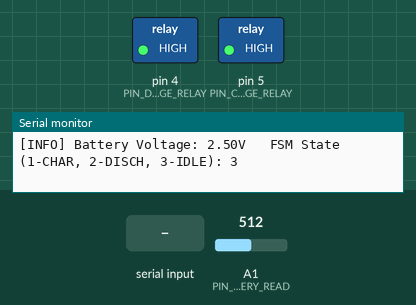
A sketch run on a simulated Arduino Uno, built with avr-gcc and run on an emulated ATmega328P. Shown: switched loads named in the sketch (green lamp = pin HIGH), the last lines printed to the serial monitor. The test bench sets the inputs (shaded band); at power-on: A1 (PIN_BATTERY_READ) = 512.

Above: at 1.2 s.
1.3 s: "CHARGE\n" received over Serial
At 3.5 s:
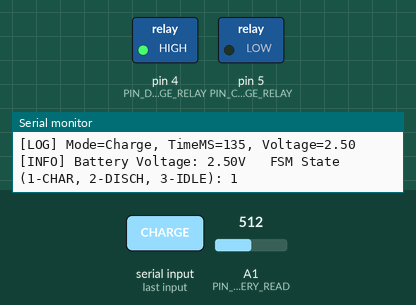
3.8 s: "DISCHARGE_MAX\n" received over Serial
At 5.1 s:
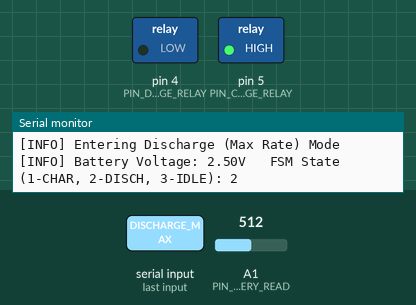
Timing chart, 0 to 15.1 s (numbered marks = the images above; inputs shaded):
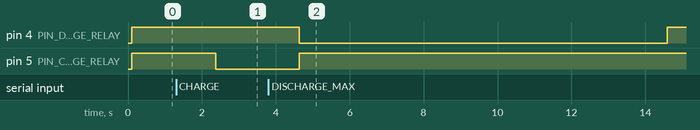

Measured:
- after the input at 1.3 s, pin 5 (PIN_CHARGE_RELAY): HIGH → LOW after 1.1 s
- after the input at 3.8 s, pin 4 (PIN_DISCHARGE_RELAY): HIGH → LOW after 0.83 s, → HIGH 10.0 s later; pin 5 (PIN_CHARGE_RELAY): LOW → HIGH after 0.83 s

The sketch:

MainController.ino
```cpp
/*
 * System for Managing Battery Charging/Discharing through a Constant Load (to be improved to constant current)
 */

/* Connection Specification:
 *  - A0: Battery Positive
 *  - D4: Discharge Relay Control (LOW: Discharge, HIGH: Disconnect)
 *  - D5: Charge Relay Control (LOW: Charge, HIGH: Disconnect)
 *
 *  - Battery Positive into COM on Both Relay
 *  - Charge Circuit into NO on Charge Relay
 *  - Discharge Circuit into NO on Discharge Relay
 */


// State Definitions
#define STATE_CHARGE    1
#define STATE_DISCHARGE 2
#define STATE_IDLE      3

// Pin Config
const int PIN_CHARGE_RELAY = 5;
const int PIN_DISCHARGE_RELAY = 4;
const int PIN_BATTERY_READ = A1;

// Settings Config
const int batteryReadAverageCount = 5; // number of values to average
const float batteryChargeMin = 4.20; // minimum value to charge up to
const float batteryDischargeMin = 3.4; // lowest value to discharge to
const float batteryDischargeStabilizeTime = 4000; // ms to wait after stopping discharge to measure
const float batteryDischargeCheckPeriod = 10; // seconds to wait after stopping discharge to measure
const int loopDelayMS = 1000; // how long to delay between main loop interations
const int enableAutoStateChanges = false; // whether to automatically cycle from charging to discharging and back (old feature, now disabled)

// Logging Variables
int chargeCount = 0, dischargeCount = 0;
int currentState = STATE_IDLE;
long lastDischargeCheckTime = millis(); // last time to check when the discharge voltage was checked

long dischargeStartTime = 0;
long chargeStartTime = 0;


void setup() {
  // Set Pinmodes
  pinMode(PIN_CHARGE_RELAY, OUTPUT);
  pinMode(PIN_DISCHARGE_RELAY, OUTPUT);

  // Enable Serial
  Serial.begin(9600);
}

void loop() {
  if (Serial.available()) {
    String serialCommand = Serial.readStringUntil('\n');

    if (serialCommand.equals("IDLE")) {
      Serial.println("[INFO] Entering Idle Mode");

      currentState = STATE_IDLE;

    }

    else if (serialCommand.equals("CHARGE")) {
      Serial.println("[INFO] Entering Charge Mode");

      currentState = STATE_CHARGE;

      chargeStartTime = millis();
    }

    else if (serialCommand.equals("DISCHARGE_MAX")) {
      Serial.println("[INFO] Entering Discharge (Max Rate) Mode");

      currentState = STATE_DISCHARGE;

      lastDischargeCheckTime = millis();
      dischargeStartTime = millis();
    }

    else {
      Serial.print("[ERROR] Invalid Command Received: "); Serial.print(serialCommand); Serial.println("");
    }
  }

  // check whether to charge or discharge
  float batVoltage = readBatteryVoltage();

  // print out some info
  Serial.print("[INFO] Battery Voltage: "); Serial.print(batVoltage); Serial.print("V \t");
  Serial.print("FSM State (1-CHAR, 2-DISCH, 3-IDLE): "); Serial.print(currentState); Serial.println("");


  // check whether to charge or discharge
  if (currentState == STATE_CHARGE) {
    // in charge mode

    // Log the charge data
    Serial.print("[LOG] Mode=Charge, TimeMS="); Serial.print(millis()-chargeStartTime);
    Serial.print(", Voltage="); Serial.print(batVoltage); Serial.println("");


    setRelayStates(STATE_CHARGE);

    // next-state check
    if (batVoltage > batteryChargeMin) { // in the future, look into using the LED indicators on charge module

      // battery charged enough, discharge/idle now
      Serial.print("[LOG] Mode=Charge, Status=Done Charging, TimeMS="); Serial.print(millis()-chargeStartTime);
      Serial.print(", Voltage="); Serial.print(batVoltage); Serial.println("");

      if (enableAutoStateChanges) {
        Serial.println("[INFO] Switch to Discharge\t");
        currentState = STATE_DISCHARGE;
        lastDischargeCheckTime = millis();
        dischargeStartTime = millis();
      }
      else {
        Serial.println("[INFO] Switch to Idle\t");
        currentState = STATE_IDLE;
        //lastDischargeCheckTime = millis();
        //dischargeStartTime = millis();
      }
    }
   }

   else if (currentState == STATE_DISCHARGE) {
    // in discharge mode
    // set to discharge mode
    setRelayStates(STATE_DISCHARGE);

    // check to see if discharge should stop (passed theshold time)
    if (millis() - lastDischargeCheckTime >= batteryDischargeCheckPeriod * 1000) {
      // set into literal nothing mode
      setRelayStates(STATE_IDLE);

      // wait a while to stabilize
      Serial.print("[INFO] Stabilize Voltage: ");
      for (int i = 0; i < batteryDischargeStabilizeTime; i += 1000) {
        batVoltage = readBatteryVoltage();
        Serial.print(batVoltage);
        Serial.print("v, ");
        delay(1000);
      }
      Serial.println("");

      // Log the discharge data
      Serial.print("[LOG] Mode=Discharge, TimeMS="); Serial.print(millis()-dischargeStartTime);
      Serial.print(", Voltage="); Serial.print(batVoltage);
      Serial.print(", Current="); Serial.print(0); Serial.println("");

      // next-state check
      if (batVoltage < batteryDischargeMin) {
        // battery discharged to limit, charge/idle now

        // battery charged enough, discharge/idle now
        Serial.print("[LOG] Mode=Discharge, Status=Done Discharging, TimeMS="); Serial.print(millis()-chargeStartTime);
        Serial.print(", Voltage="); Serial.print(batVoltage); Serial.println("");

        if (enableAutoStateChanges) {
          Serial.println("[INFO] Switch to Charge\t");
          currentState = STATE_CHARGE;
          chargeStartTime = millis();
        }
        else {
          Serial.println("[INFO] Switch to Idle\t");
          currentState = STATE_IDLE;
          //chargeStartTime = millis();
        }
      }

      lastDischargeCheckTime = millis();

    }


  }

  else if (currentState == STATE_IDLE) {
    setRelayStates(STATE_IDLE);
  }

  //Serial.println("");

  delay(loopDelayMS);

}


float readBatteryVoltage() {
  float value = 0;
  for (int i = 0; i < batteryReadAverageCount; i++) {
    value += analogRead(PIN_BATTERY_READ) *5.0/1023.0;
    delay(20);
  }

  return value / batteryReadAverageCount;
  //return  analogRead(PIN_BATTERY_READ) *5.0/1023.0; // for debugging without averaging
}

void setRelayStates(int relayState) {
  // Sets the relay outputs based on the "STATE_" state machine macros
  switch (relayState) {
    case STATE_CHARGE:
      digitalWrite(PIN_CHARGE_RELAY, LOW);
      digitalWrite(PIN_DISCHARGE_RELAY, HIGH);
    break;

    case STATE_DISCHARGE:
      digitalWrite(PIN_CHARGE_RELAY, HIGH);
      digitalWrite(PIN_DISCHARGE_RELAY, LOW);
    break;

    case STATE_IDLE:
      digitalWrite(PIN_CHARGE_RELAY, HIGH);
      digitalWrite(PIN_DISCHARGE_RELAY, HIGH);
    break;
  }
}
```
